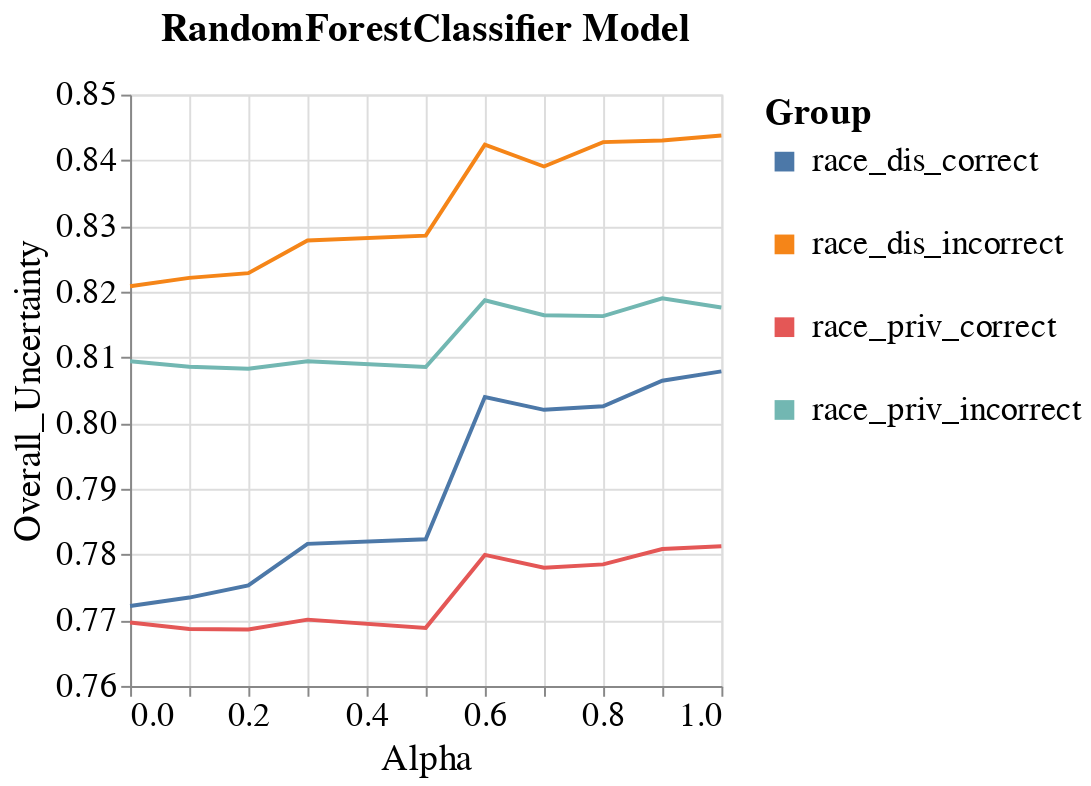

Notebook code for this chart:
### Code cell
visualizer.create_line_bands_per_group_metric_plot(model_name=MODEL_NAMES[0],
                                                   group_metric='Overall_Uncertainty',
                                                   group='race',
                                                   metric_type='subgroup')
